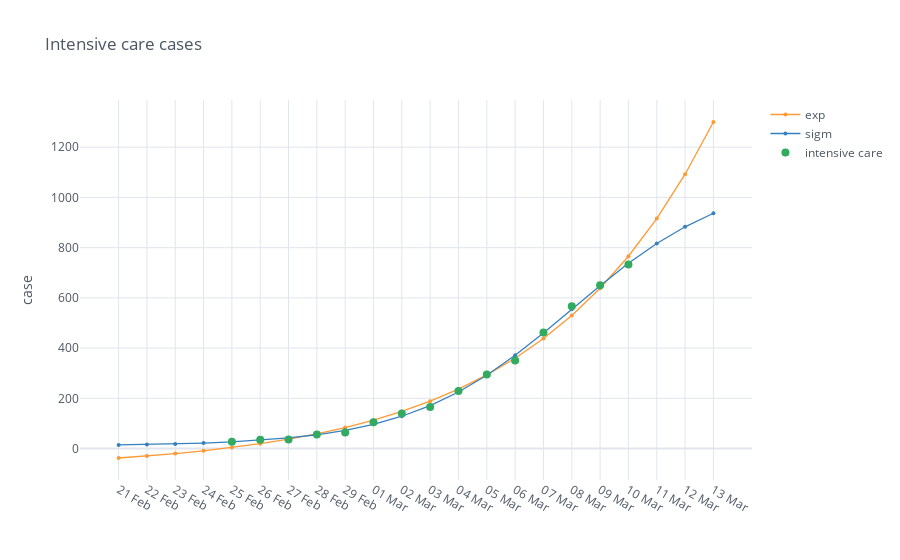

Notebook code cell kept with this figure:
### Code cell
fig = df_final[['exp', 'sigm', 'intensive care']].iplot(theme="white", title="Intensive care cases", size=4, yTitle='case', mode='lines+markers', asFigure=True)
fig.data[2].mode='markers'
fig.data[2].marker.size = 8
fig.show()

### Figure 1 — Plotly figure (JSON) as saved in the notebook; plotly's stock layout.template omitted (floating-point values rounded to 4 significant figures)
{"data": [{"line": {"color": "rgba(255, 153, 51, 1.0)", "dash": "solid", "shape": "linear", "width": 1.3}, "marker": {"size": 4, "symbol": "circle"}, "mode": "lines+markers", "name": "exp", "text": "", "type": "scatter", "x": ["21 Feb", "22 Feb", "23 Feb", "24 Feb", "25 Feb", "26 Feb", "27 Feb", "28 Feb", "29 Feb", "01 Mar", "02 Mar", "03 Mar", "04 Mar", "05 Mar", "06 Mar", "07 Mar", "08 Mar", "09 Mar", "10 Mar", "11 Mar", "12 Mar", "13 Mar"], "y": [-37.43, -29.42, -20.0, -8.908, 4.142, 19.5, 37.57, 58.84, 83.87, 113.3, 148.0, 188.8, 236.8, 293.3, 359.7, 438.0, 530.0, 638.4, 765.8, 915.9, 1092.0, 1300.0]}, {"line": {"color": "rgba(55, 128, 191, 1.0)", "dash": "solid", "shape": "linear", "width": 1.3}, "marker": {"size": 4, "symbol": "circle"}, "mode": "lines+markers", "name": "sigm", "text": "", "type": "scatter", "x": ["21 Feb", "22 Feb", "23 Feb", "24 Feb", "25 Feb", "26 Feb", "27 Feb", "28 Feb", "29 Feb", "01 Mar", "02 Mar", "03 Mar", "04 Mar", "05 Mar", "06 Mar", "07 Mar", "08 Mar", "09 Mar", "10 Mar", "11 Mar", "12 Mar", "13 Mar"], "y": [14.68, 16.33, 18.67, 21.97, 26.62, 33.16, 42.32, 55.06, 72.64, 96.62, 128.8, 171.2, 225.3, 292.2, 371.2, 460.1, 554.5, 648.8, 737.5, 816.3, 882.9, 936.8]}, {"line": {"color": "rgba(50, 171, 96, 1.0)", "dash": "solid", "shape": "linear", "width": 1.3}, "marker": {"size": 8, "symbol": "circle"}, "mode": "markers", "name": "intensive care", "text": "", "type": "scatter", "x": ["21 Feb", "22 Feb", "23 Feb", "24 Feb", "25 Feb", "26 Feb", "27 Feb", "28 Feb", "29 Feb", "01 Mar", "02 Mar", "03 Mar", "04 Mar", "05 Mar", "06 Mar", "07 Mar", "08 Mar", "09 Mar", "10 Mar", "11 Mar", "12 Mar", "13 Mar"], "y": ["", "", "", "", 27.0, 35.0, 36.0, 56.0, 64.0, 105.0, 140.0, 166.0, 229.0, 295.0, 351.0, 462.0, 567.0, 650.0, 733.0, "", "", ""]}], "layout": {"legend": {"bgcolor": "#FFFFFF", "font": {"color": "#4D5663"}}, "paper_bgcolor": "#FFFFFF", "plot_bgcolor": "#FFFFFF", "title": {"font": {"color": "#4D5663"}, "text": "Intensive care cases"}, "xaxis": {"gridcolor": "#E1E5ED", "showgrid": true, "tickfont": {"color": "#4D5663"}, "title": {"font": {"color": "#4D5663"}, "text": ""}, "zerolinecolor": "#E1E5ED"}, "yaxis": {"gridcolor": "#E1E5ED", "showgrid": true, "tickfont": {"color": "#4D5663"}, "title": {"font": {"color": "#4D5663"}, "text": "case"}, "zerolinecolor": "#E1E5ED"}}}
